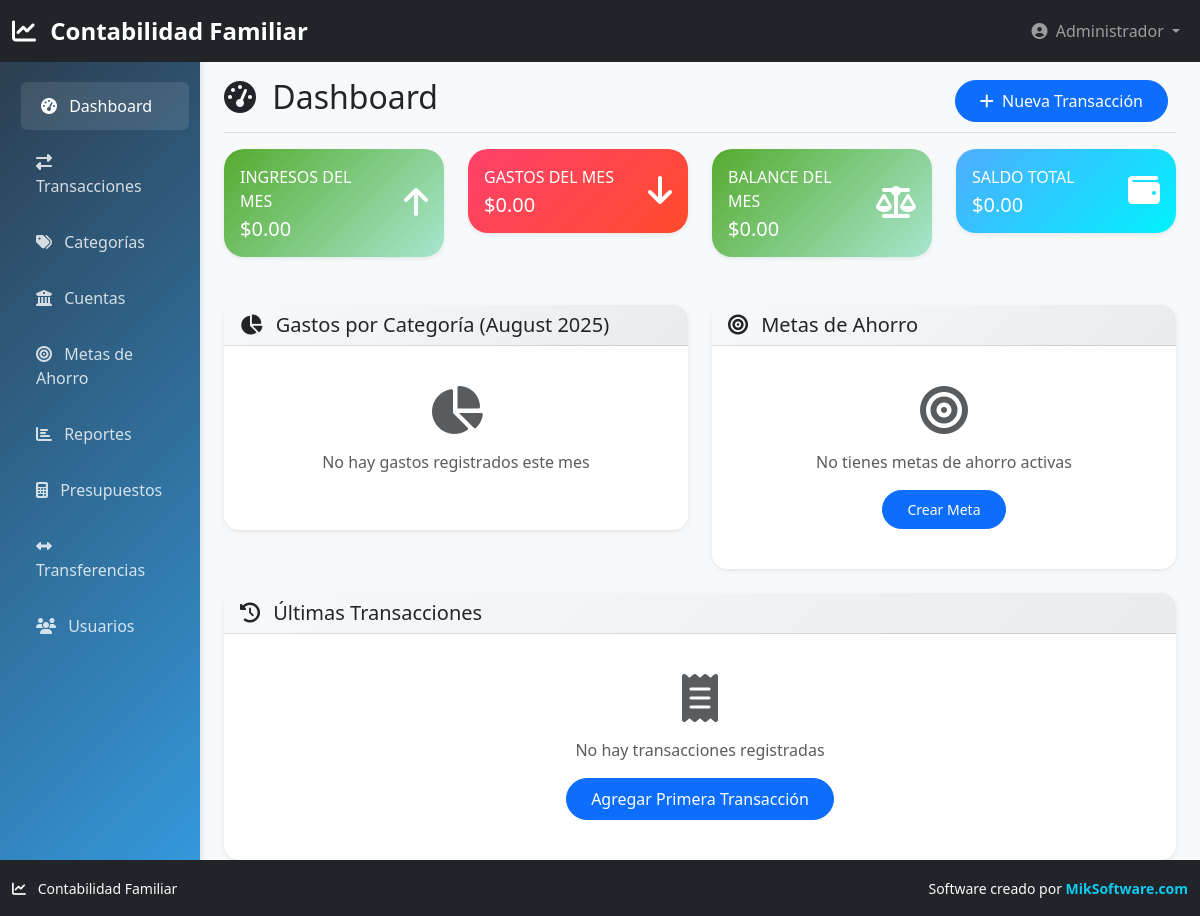
Page /dashboard.php (signed in) on the earlier database version.
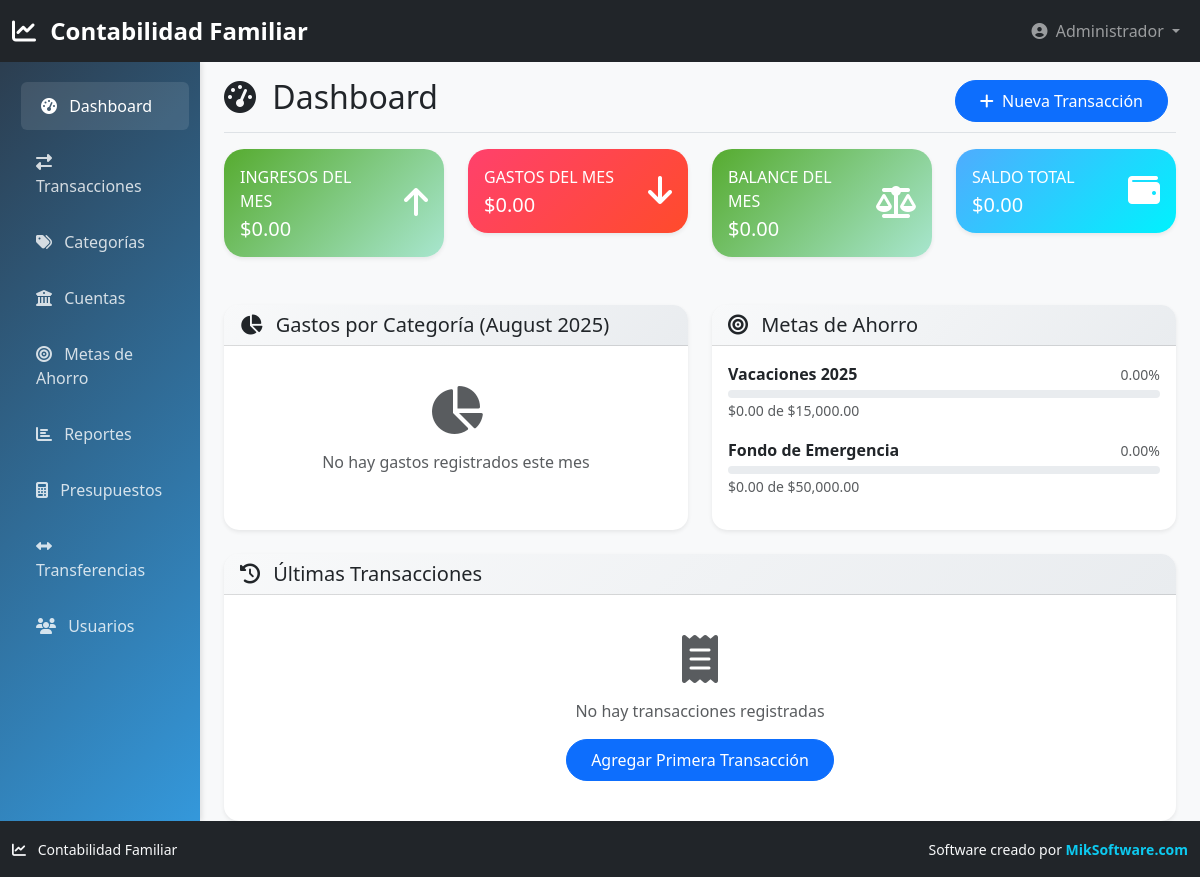
Same page on the later database version.
### tables this page shows
CREATE TABLE metas_ahorro (
    id INT AUTO_INCREMENT PRIMARY KEY,
    nombre VARCHAR(150) NOT NULL,
    descripcion TEXT,
    cantidad_objetivo DECIMAL(12,2) NOT NULL,
    cantidad_actual DECIMAL(12,2) DEFAULT 0.00,
    fecha_objetivo DATE,
    completada BOOLEAN DEFAULT FALSE,
    created_at TIMESTAMP DEFAULT CURRENT_TIMESTAMP,
    usuario_id INT NOT NULL,
    FOREIGN KEY (usuario_id) REFERENCES usuarios(id) ON DELETE CASCADE
);

### config/database.php (called while the page is built, shortened)
<?php
class Database {
    private $connection;
    public function __construct() {
        try {
            $dsn = "mysql:host=" . DB_HOST . ";dbname=" . DB_NAME . ";charset=" . DB_CHARSET;
            $this->connection = new PDO($dsn, DB_USER, DB_PASS, [
                PDO::ATTR_ERRMODE => PDO::ERRMODE_EXCEPTION,
                PDO::ATTR_DEFAULT_FETCH_MODE => PDO::FETCH_ASSOC,
                PDO::ATTR_EMULATE_PREPARES => false,
            ]);
            $this->connection->exec("SET NAMES 'utf8mb4' COLLATE 'utf8mb4_unicode_ci'");
            $this->connection->exec("SET collation_connection = 'utf8mb4_unicode_ci'");
        } catch (PDOException $e) {
            die("Error de conexión: " . $e->getMessage());
        }
    }
    public function query($sql, $params = []) {
        $stmt = $this->connection->prepare($sql);
        $stmt->execute($params);
        return $stmt;
    }
    public function fetchAll($sql, $params = []) {
        $stmt = $this->query($sql, $params);
        return $stmt->fetchAll();
    }
}
$db = new Database();
?>

### dashboard.php (the view, shortened to what the changed rows need)
<?php
try {
    require_once 'config/database.php';
} catch (Exception $e) {
    error_log("Error al conectar BD en dashboard: " . $e->getMessage());
    die("Error de conexión. Contacte al administrador.");
}
try {
    $metasAhorro = $db->fetchAll(
        "SELECT *,
         ROUND((cantidad_actual / cantidad_objetivo) * 100, 2) as progreso
         FROM metas_ahorro
         WHERE completada = 0 AND usuario_id = ?
         ORDER BY fecha_objetivo ASC
         LIMIT 5",
        [$_SESSION['user_id']]
    );
    if (!$metasAhorro) {
        $metasAhorro = [];
    }
} catch (Exception $e) {
    error_log("Error consultando metas de ahorro: " . $e->getMessage());
    $metasAhorro = [];
}
include 'includes/header.php';
?>
<div class="container-fluid">
    <div class="row">
        <main class="col-md-9 ms-sm-auto col-lg-10 px-md-4">
            <div class="d-flex justify-content-between flex-wrap flex-md-nowrap align-items-center pt-3 pb-2 mb-3 border-bottom">
                <h1 class="h2">
                    <i class="fas fa-tachometer-alt me-2"></i>
                    Dashboard
                </h1>
            </div>
            <div class="row">
                <div class="col-lg-6 mb-4">
                    <div class="card animate-fade-in">
                        <div class="card-body">
                            <?php if (!empty($metasAhorro)): ?>
                                <?php foreach ($metasAhorro as $meta): ?>
                                    <div class="mb-3">
                                        <div class="d-flex justify-content-between align-items-center mb-1">
                                            <span class="fw-bold"><?php echo htmlspecialchars($meta['nombre']); ?></span>
                                            <small class="text-muted"><?php echo $meta['progreso']; ?>%</small>
                                        </div>
                                        <div class="progress" style="height: 8px;">
                                        </div>
                                        <small class="text-muted">
                                            $<?php echo number_format($meta['cantidad_actual'], 2); ?> de
                                            $<?php echo number_format($meta['cantidad_objetivo'], 2); ?>
                                        </small>
                                    </div>
                                <?php endforeach; ?>
                            <?php else: ?>
                                <div class="text-center text-muted py-4">
                                    <i class="fas fa-bullseye fa-3x mb-3"></i>
                                    <p>No tienes metas de ahorro activas</p>
                                    <a href="metas.php" class="btn btn-primary btn-sm">Crear Meta</a>
                                </div>
                            <?php endif; ?>
                        </div>
                    </div>
                </div>
            </div>
        </main>
    </div>
</div>
<?php include 'includes/footer.php'; ?>

Differences in the rows shown:
now on this page (row edited): metas_ahorro: nombre "Vacaciones 2025", progreso "0.00", cantidad_actual "0.00", cantidad_objetivo "15,000.00"
now on this page (row edited): metas_ahorro: nombre "Fondo de Emergencia", progreso "0.00", cantidad_actual "0.00", cantidad_objetivo "50,000.00"
Other differences:
text no longer shown: "No tienes metas de ahorro activas Crear Meta"
